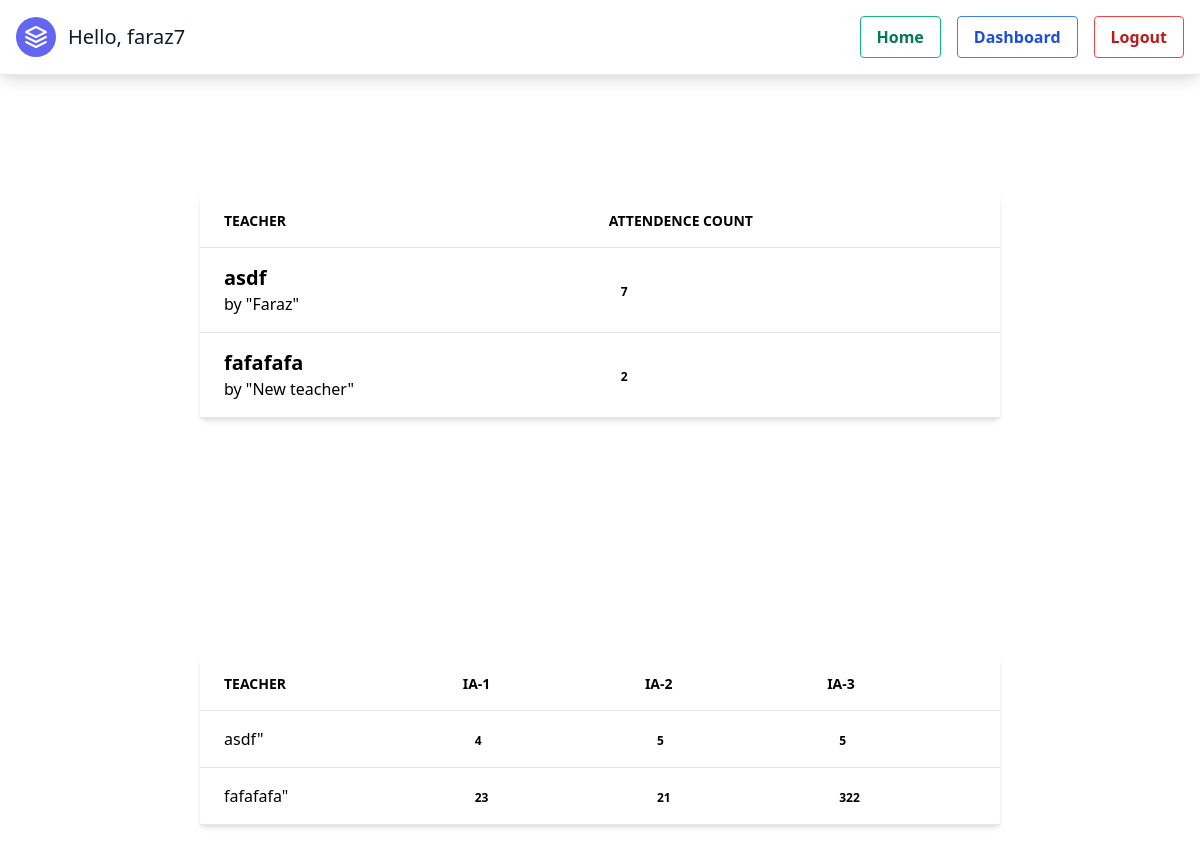
/dashboard_student/ (signed in), run on an earlier commit of the app's database.
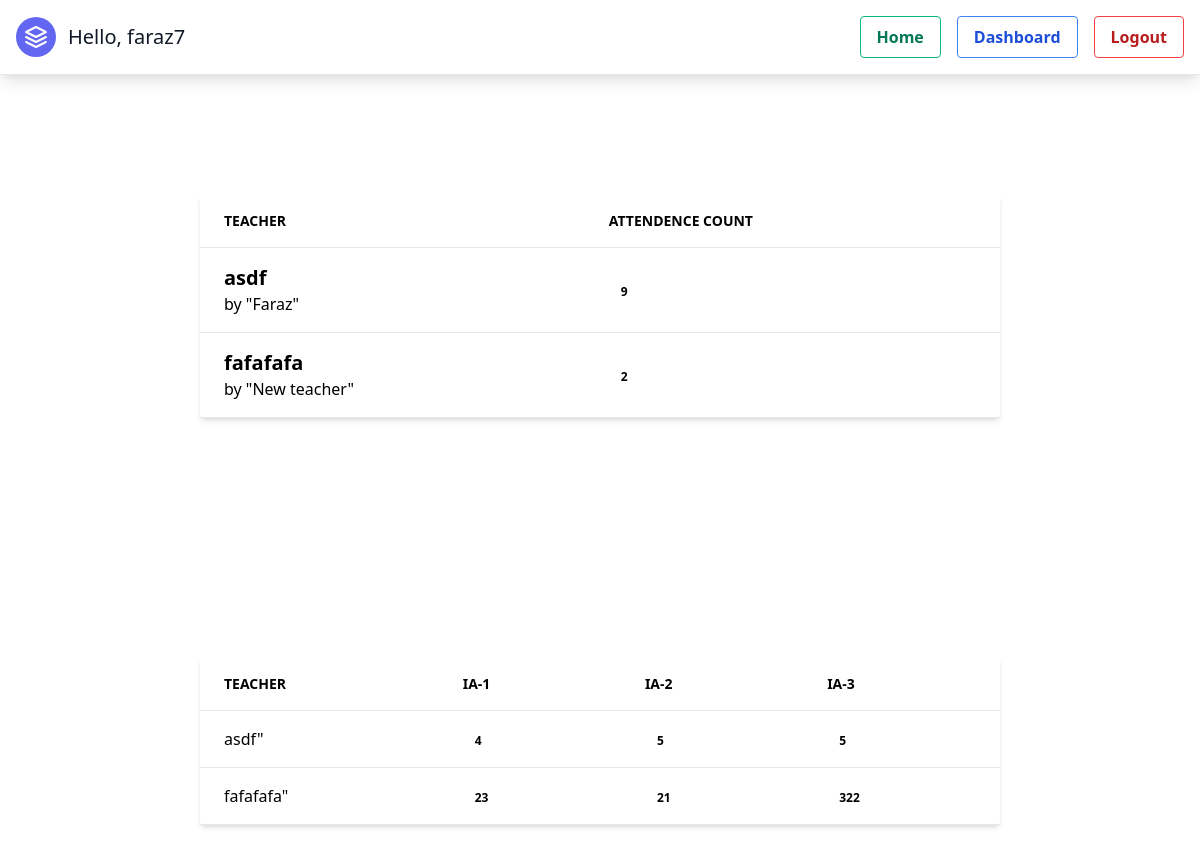
And on a later commit of the database.
### attendence/models.py (models this page shows, shortened)
class Count(models.Model):
    student = models.ForeignKey(
        Student, on_delete=models.CASCADE, null=True, blank=False)
    clss = models.ForeignKey(
        Class, on_delete=models.CASCADE, blank=False, null=True)
    cnt = models.IntegerField(null=True, blank=False)
    def __str__(self):
        return str(self.cnt)

class Class(models.Model):
    branc = (
        ('CSE', 'CSE'),
        ('ISE', 'ISE'),
        ('Civil', 'Civil'),
        ('ME', 'ME'),
        ('Aeronautical', 'Aeronautical'),
        ('ECE', 'ECE'),
        ('Aerospace', 'Aerospace'),
    )
    sem = (
        (1, 1), (2, 2), (3, 3), (4, 4), (5, 5), (6, 6), (7, 7), (8, 8),
    )
    section = (
        ('A', 'A'), ('B', 'B'), ('C', 'C'), ('D', 'D'),
    )
    teacher = models.ForeignKey(Teacher, on_delete=models.CASCADE)
    branch = models.CharField(
        max_length=200, choices=branc, null=True, blank=False)
    sem = models.IntegerField(choices=sem, null=True, blank=False)
    sec = models.CharField(
        max_length=200, choices=section, null=True, blank=False)
    subject = models.CharField(max_length=200, null=True, blank=True)

class Teacher(models.Model):
    user = models.OneToOneField(User, on_delete=models.CASCADE)
    name = models.CharField(max_length=200, null=True, blank=True)
    department = models.CharField(max_length=200, null=True, blank=True)
    your_favorite_quote = models.TextField(null=True, blank=True)
    def __str__(self):
        return str(self.name)

### attendence/views.py (the view)
# urls.py: path('dashboard_student/', views.student_dashboard,name='student-dashboard-page'),
def student_dashboard(request):
    student = Student.objects.get(user=request.user)
    print(request.user, student)
    clss = Class.objects.filter(
        sem=student.sem, sec=student.sec, branch=student.branch)
    cnts = Count.objects.filter(student=student)
    marks = StudentMark.objects.filter(student=student)
    context = {
        'cnts': cnts,
        'marks':marks,
    }
    return render(request, 'attendence/student_dashboard.html', context)

### attendence/models.py (called while the page is built)
    def __str__(self):
        return (str(self.usn) + " " + str(self.name) + " " + str(self.sem))

### attendence/templates/attendence/student_dashboard.html
{% extends 'attendence/partials/base.html' %}
{% block content %}
  <div class="w-2/3 mx-auto py-24">
    <div class="bg-white shadow-md rounded my-6">
      <table class="text-left w-full border-collapse">
        <thead>
          <tr>
            <th class="py-4 px-6 bg-grey-lightest font-bold uppercase text-sm text-grey-dark border-b border-grey-light">Teacher</th>
            <th class="py-4 px-6 bg-grey-lightest font-bold uppercase text-sm text-grey-dark border-b border-grey-light">Attendence Count</th>
          </tr>
        </thead>
        <tbody>
            {% for cnt in cnts %}
          <tr class="hover:bg-grey-lighter">
            <td class="py-4 px-6 border-b border-grey-light"><p class="" ><b class="text-xl" >{{cnt.clss.subject}}</b> </p> by "{{cnt.clss.teacher}}"  </td>
            <td class="py-4 px-6 border-b border-grey-light">
              <a href="#" class="text-grey-lighter font-bold py-1 px-3 rounded text-xs bg-blue hover:bg-blue-dark">{{cnt}}</a>
            </td>
          </tr>
          {% endfor %}
        </tbody>
      </table>
    </div>
  </div>
<div class="w-2/3 mx-auto py-24">
    <div class="bg-white shadow-md rounded my-6">
      <table class="text-left w-full border-collapse">
        <thead>
          <tr>
            <th class="py-4 px-6 bg-grey-lightest font-bold uppercase text-sm text-grey-dark border-b border-grey-light">Teacher</th>
            <th class="py-4 px-6 bg-grey-lightest font-bold uppercase text-sm text-grey-dark border-b border-grey-light">IA-1</th>
            <th class="py-4 px-6 bg-grey-lightest font-bold uppercase text-sm text-grey-dark border-b border-grey-light">IA-2</th>
            <th class="py-4 px-6 bg-grey-lightest font-bold uppercase text-sm text-grey-dark border-b border-grey-light">IA-3</th>
          </tr>
        </thead>
        <tbody>
          {% for mrk in marks %}
          <tr class="hover:bg-grey-lighter">
          <td class="py-4 px-6 border-b border-grey-light"><p class="" ><b class="text-xl" >{{cnt.clss.subject}}</b> </p> {{mrk.clss.subject}}"  </td>
          <td class="py-4 px-6 border-b border-grey-light">
            <a href="#" class="text-grey-lighter font-bold py-1 px-3 rounded text-xs bg-blue hover:bg-blue-dark">{{mrk.marks1}}</a>
          </td>
          <td class="py-4 px-6 border-b border-grey-light">
            <a href="#" class="text-grey-lighter font-bold py-1 px-3 rounded text-xs bg-blue hover:bg-blue-dark">{{mrk.marks2}}</a>
          </td>
          <td class="py-4 px-6 border-b border-grey-light">
            <a href="#" class="text-grey-lighter font-bold py-1 px-3 rounded text-xs bg-blue hover:bg-blue-dark">{{mrk.marks3}}</a>
          </td>
          </tr>
          {% endfor %}
        </tbody>
      </table>
    </div>
  </div>
{% endblock content %}

What changed in the data, as far as the page shows it:
changed Count "asdf": cnt "7" → "9"
